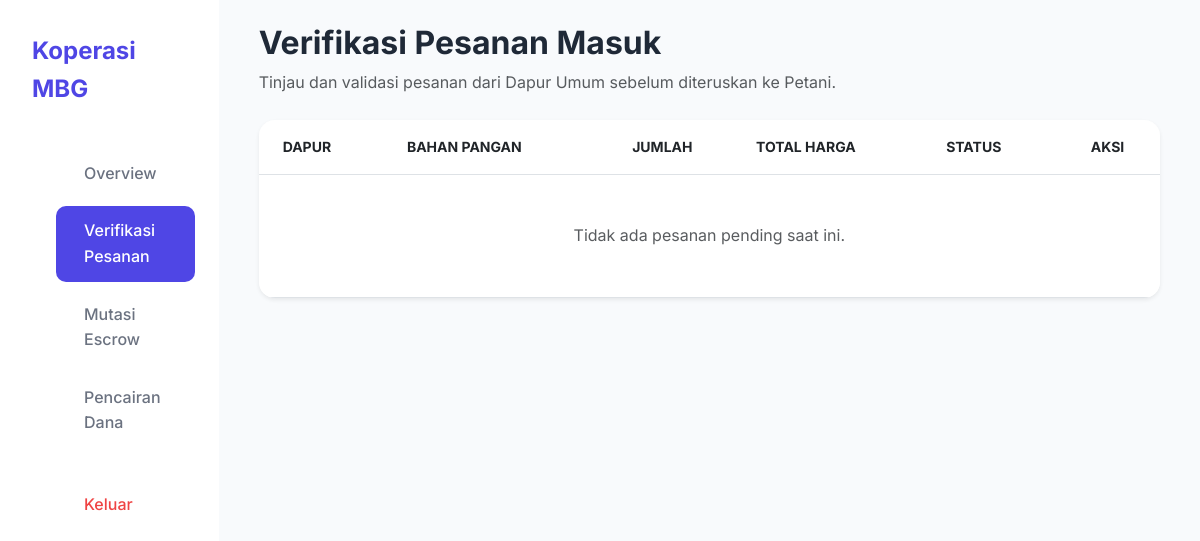
Page /verifikasi_pesanan.php (signed in) on the earlier database version.
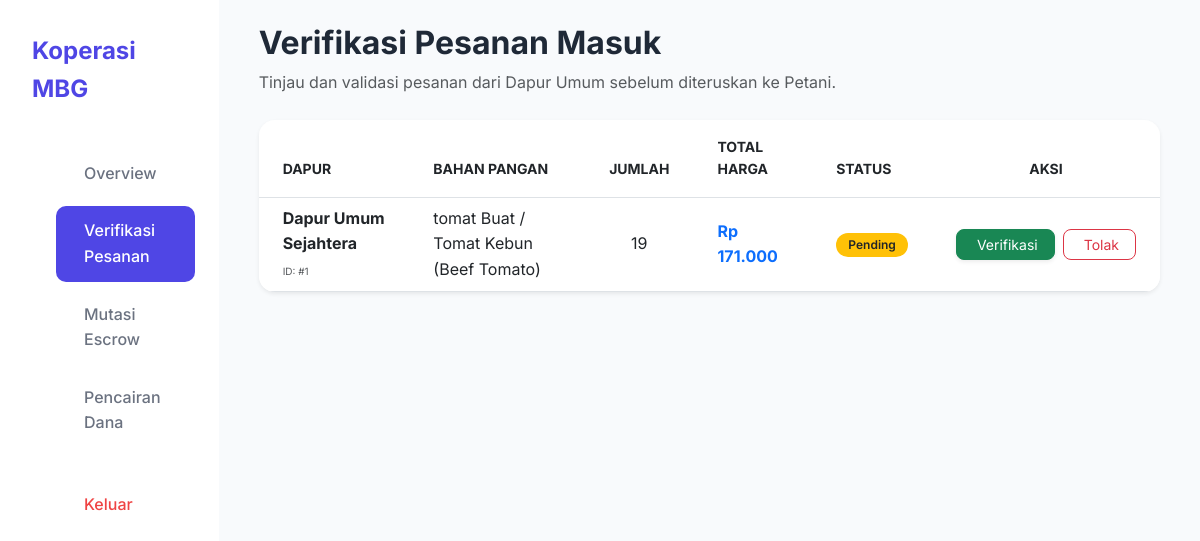
Same page on the later database version.
### tables this page shows
CREATE TABLE `pesanan` (
  `id_pesanan` int(11) NOT NULL,
  `id_produk` int(11) DEFAULT NULL,
  `id_dapur` int(11) DEFAULT NULL,
  `jumlah_beli` int(11) NOT NULL,
  `total_harga` decimal(12,2) NOT NULL,
  `status_logistik` enum('Pending','Verified','Diterima Gudang','Selesai') DEFAULT 'Pending',
  `status_pembayaran` enum('Belum Lunas','Lunas') DEFAULT 'Belum Lunas',
  `catatan_qc` text DEFAULT NULL,
  `created_at` timestamp NOT NULL DEFAULT current_timestamp()
);

CREATE TABLE `users` (
  `id_user` int(11) NOT NULL,
  `username` varchar(50) NOT NULL,
  `password` varchar(255) NOT NULL,
  `role` enum('Petani','Koperasi','Dapur') NOT NULL,
  `nama_lengkap` varchar(100) NOT NULL,
  `created_at` timestamp NOT NULL DEFAULT current_timestamp()
);

CREATE TABLE `katalog_bahan` (
  `id_bahan` int(11) NOT NULL,
  `id_user_petani` int(11) NOT NULL,
  `nama_bahan` varchar(100) NOT NULL,
  `deskripsi` text DEFAULT NULL,
  `harga` decimal(12,2) NOT NULL,
  `stok` int(11) NOT NULL,
  `satuan` varchar(20) NOT NULL,
  `gambar` varchar(255) DEFAULT NULL,
  `created_at` timestamp NOT NULL DEFAULT current_timestamp()
);

### verifikasi_pesanan.php (the view, shortened to what this page needs)
<?php
require_once 'config/koneksi.php';
$stmt = $db->query("SELECT p.*, k.nama_bahan, u.nama_lengkap as nama_dapur
                    FROM pesanan p
                    JOIN katalog_bahan k ON p.id_produk = k.id_bahan
                    JOIN users u ON p.id_dapur = u.id_user
                    WHERE p.status_logistik = 'Pending'
                    ORDER BY p.id_pesanan ASC");
$pesanan_masuk = $stmt->fetchAll();
?>
<!DOCTYPE html>
<html lang="id">
<head>
    <link href="https://cdn.jsdelivr.net/npm/bootstrap@5.3.0/dist/css/bootstrap.min.css" rel="stylesheet">
    <link rel="stylesheet" href="assets/css/style.css">
</head>
<body class="bg-light">
<div class="dashboard-container">
    <aside class="sidebar">
        <div class="sidebar-logo"><i class="ph ph-buildings"></i> Koperasi MBG</div>
        <ul class="sidebar-menu">
            <li><a href="dashboard_koperasi.php"><i class="ph ph-squares-four"></i> Overview</a></li>
            <li><a href="verifikasi_pesanan.php" class="active"><i class="ph ph-check-circle"></i> Verifikasi Pesanan</a></li>
            <li><a href="mutasi_escrow.php"><i class="ph ph-wallet"></i> Mutasi Escrow</a></li>
            <li><a href="riwayat_pencairan_dana.php"><i class="ph ph-arrow-circle-down"></i> Pencairan Dana</a></li>
            <li><a href="auth/logout.php" style="color: #EF4444; margin-top: 2rem;"><i class="ph ph-sign-out"></i> Keluar</a></li>
        </ul>
    </aside>
    <main class="main-content container-fluid py-4">
        <header class="mb-4">
            <h2 class="fw-bold">Verifikasi Pesanan Masuk</h2>
            <p class="text-muted">Tinjau dan validasi pesanan dari Dapur Umum sebelum diteruskan ke Petani.</p>
        </header>
        <div class="card border-0 shadow-sm rounded-4 overflow-hidden">
            <div class="table-responsive">
                <table class="table table-hover align-middle mb-0">
                    <thead class="bg-light text-muted small text-uppercase">
                        <tr>
                            <th class="px-4 py-3">Dapur</th>
                            <th class="px-4 py-3">Bahan Pangan</th>
                            <th class="px-4 py-3 text-center">Jumlah</th>
                            <th class="px-4 py-3">Total Harga</th>
                            <th class="px-4 py-3">Status</th>
                            <th class="px-4 py-3 text-center">Aksi</th>
                        </tr>
                    </thead>
                    <tbody>
                        <?php if(count($pesanan_masuk) > 0): ?>
                            <?php foreach($pesanan_masuk as $p): ?>
                            <tr>
                                <td class="px-4">
                                    <div class="fw-bold"><?= htmlspecialchars($p['nama_dapur']) ?></div>
                                    <small class="text-muted text-uppercase" style="font-size: 10px;">ID: #<?= $p['id_pesanan'] ?></small>
                                </td>
                                <td class="px-4"><?= htmlspecialchars($p['nama_bahan']) ?></td>
                                <td class="px-4 text-center"><?= $p['jumlah_beli'] ?></td>
                                <td class="px-4 fw-bold text-primary">Rp <?= number_format($p['total_harga'], 0, ',', '.') ?></td>
                                <td class="px-4">
                                    <span class="badge badge-pill bg-warning text-dark"><?= $p['status_logistik'] ?></span>
                                </td>
                                <td class="px-4 text-center">
                                    <div class="d-flex justify-content-center gap-2">
                                        <a href="proses_verifikasi.php?id=<?= $p['id_pesanan'] ?>"
                                           class="btn btn-success btn-sm rounded-3 px-3 shadow-sm">
                                           <i class="ph ph-check me-1"></i> Verifikasi
                                        </a>
                                        <a href="proses_batal_pesanan.php?id=<?= $p['id_pesanan'] ?>"
                                           onclick="return confirm('Tolak pesanan ini?');"
                                           class="btn btn-outline-danger btn-sm rounded-3 px-3">
                                           <i class="ph ph-x me-1"></i> Tolak
                                        </a>
                                    </div>
                                </td>
                            </tr>
                            <?php endforeach; ?>
                        <?php else: ?>
                            <tr>
                                <td colspan="6" class="text-center py-5 text-muted">
                                    <p class="mb-0">Tidak ada pesanan pending saat ini.</p>
                                </td>
                            </tr>
                        <?php endif; ?>
                    </tbody>
                </table>
            </div>
        </div>
    </main>
</div>
</body>
</html>

Differences in the rows shown:
added pesanan: users.nama_lengkap "Dapur Umum Sejahtera", id_pesanan "1", katalog_bahan.nama_bahan "tomat Buat / Tomat Kebun (Beef Tomato)", jumlah_beli "19", total_harga "171.000", status_logistik "Pending"
Other differences:
text no longer shown: "Tidak ada pesanan pending saat ini."
